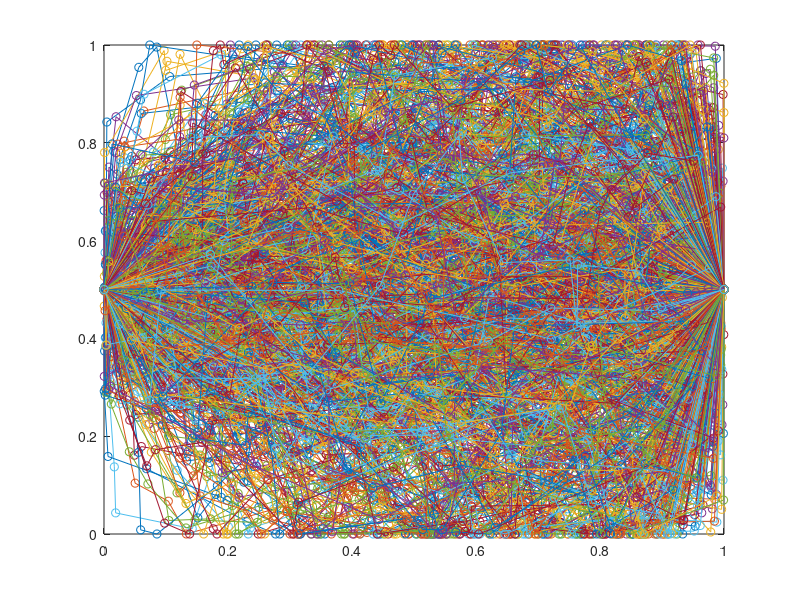

Write MATLAB code to recreate this figure.
%Modeling of AMR on network of paper fibers sputtered with permalloy
%Author: Meriem Akin
%Started: July 14th 2015
clear
%tic
%number of random samples
nrs=1;
sav=[];
for countcount=1:nrs
%generate pathes
population=1000;
all_magR=[];
%distribution
dist = 1;
%0 if it is uniform
%1 if it is normal
%2 if it is exponential
%3 if it is rayleigh
%standard deviation of normal distribution
devnor = 0.3; %>0.28 optimal
%mean of exponential distribution
meanexp = 1; %>0.36 optimal value
% scale parameter of rayleigh
scrgh = 0.43015; %0.43015 optimal value
%hold angle or length to uniform distribution
%and vary the other only with a different distribution
unif=1; %0 dont do anything,
%1 angle should be uniform, 2 length should be uniform
figure
for count=1:population
    %tic
    %Define geometry shape
    %1: square, 2: stripe.
    geometry = 1;
    %1:square
    %    a
    %--------
    %|      |
    %|      |a
    %|      |
    %--------
    %2:stripe
    %                a
    %------------------------------
    %|                            |
    %|                            |b
    %------------------------------
    %Define geometry dimensions
    a = 1; % a is square side length, stripe long side length
    b = 0.01*a; % b is the stripe small side length

    %Define bonding box
    startX=0.0;
    startY=0.0;
    endX=a;
    endY=a;
    if geometry == 2
        endY=b;
    end

    %Measurement path
    measStartX = startX;   
    measStartY= startY+0.5*a;
    if geometry == 2
        measStartY = startY + 0.5*b;
    end
    measEndX = a;
    measEndY = startY + 0.5*a;
    if geometry == 2
        measEndY = startY + 0.5*b;
    end

    %Electrical resistance
    %R = rho * L/A, where L is the length of the fiber, A cross sectional area
    %of the permalloy coating, rho is resistivity
    %Assume that rho/A = 1 (a constant) along the fibers, and R a function of length only.

    %Generate a path and calculate individual electrical resistance
    randdis = 0.3*a; %can be varied to study effect of fiber length
    randangle1 = pi;
    randangle2 = 0.5*pi;

    %store angles and magnetoresistances
    angles=[];
    magRpaper=[];
    magRsmooth=[];
    listR = [];
    listanglecorr = [];
    %generate random path per sample
    generated=0;
    %Loop over angle between current and magnetic field
    for angle=-pi:pi/12:pi
        R_mag_total = 0;
        R_mag_smooth = 0;
        listR_mag = [];
        if (generated == 0)
            x_temp = measStartX;
            y_temp = measStartY;
            listXY = [x_temp, y_temp];
            lastpoint = false;
            changeangle = 0; %0-case: -pi/2 to pi/2, 1-case:-pi/2 to 0; 2-case: 0 to pi/2
            while (abs(x_temp-measEndX)> 0.1*a)
                   factor1 = rand+(-0.5);%shifting since we want angles between (-pi/4,pi/4)
                   factor2 = rand;
                   if (dist == 1)
                       if(unif ~= 1)
                           factor1 = (devnor*randn+0.5);
                           while (factor1 < 0 || factor1 > 1)
                               factor1 = (devnor*randn+0.5);
                           end
                            factor1 = factor1+(-0.5);%shifting since we want angles between (-pi/4,pi/4)
                       end
                       if(unif ~= 2)
                           factor2 = (devnor*randn+0.5);
                           while (factor2 < 0 || factor2 > 1)
                               factor2 = (devnor*randn+0.5);
                           end
                       end
                   elseif (dist == 2)
                       interval1 = rand;
                       interval2 = rand;
                       if (interval1 <= 0.5)
                           if(unif ~= 1)
                               factor1 = exprnd(meanexp)+0.5;
                               while (factor1 < 0.5 || factor1 > 1)
                                  factor1 = exprnd(meanexp)+0.5;
                               end
                               factor1 = factor1+(-0.5);%shifting since we want angles between (-pi/4,pi/4)
                           end
                       else
                           if(unif ~= 1)
                               factor1 = -1.*exprnd(meanexp)+0.5;
                               while (factor1 < 0 || factor1 > 0.5)
                                  factor1 = -1.*exprnd(meanexp)+0.5;
                               end
                               factor1 = factor1+(-0.5);%shifting since we want angles between (-pi/4,pi/4)
                           end
                       end
                       if (interval2 <= 0.5)
                           if(unif ~= 2)
                               factor2 = exprnd(meanexp)+0.5;
                               while (factor2 < 0.5 || factor2 > 1)
                                  factor2 = exprnd(meanexp)+0.5;
                               end
                           end
                       else
                           if(unif ~= 2)
                               factor2 = -1.*exprnd(meanexp)+0.5;
                               while (factor2 < 0 || factor2 > 0.5)
                                  factor2 = -1.*exprnd(meanexp)+0.5;
                               end
                           end
                       end
                   elseif (dist == 3)
                       if(unif ~= 1)
                               factor1 = raylrnd(scrgh);
                               while (factor1 < 0 || factor1 > 1)
                                  factor1 = raylrnd(scrgh);
                               end
                               factor1 = factor1+(-0.5);%shifting since we want angles between (-pi/4,pi/4)
                       end
                       if(unif ~= 2)
                               factor2 = raylrnd(scrgh);
                               while (factor2 < 0 || factor2 > 1)
                                  factor2 = raylrnd(scrgh);
                               end
                       end
                   end
                   x_temp = listXY(end,1)+cos(factor1*randangle1)*factor2*randdis;
                   y_temp = listXY(end,2)+sin(factor1*randangle1)*factor2*randdis;
                   rhopar_temp = factor2*randdis + 0.02*(factor2*randdis);
                   rhoper_temp = factor2*randdis - 0.02*(factor2*randdis);
                   rho_temp = factor2*randdis;
                   if(changeangle == 1)
                      factor1 = (0.5)*rand+(-0.5);
                      if ((dist == 1) && (unif ~= 1))
                           factor1 = (devnor*randn+0.5);
                           while (factor1 < 0 || factor1 > 1)
                               factor1 = (devnor*randn+0.5);
                           end
                           factor1 = 0.5*factor1+(-0.5);
                      elseif ((dist == 2) && (unif ~= 1))
                           interval = rand;
                           if (interval <= 0.5)
                               factor1 = exprnd(meanexp)+0.5;
                               while (factor1 < 0.5 || factor1 > 1)
                                  factor1 = exprnd(meanexp)+0.5;
                               end
                               factor1 = 0.5*factor1+(-0.5);
                           else
                               factor1 = -1.*exprnd(meanexp)+0.5;
                               while (factor1 < 0 || factor1 > 0.5)
                                  factor1 = -1.*exprnd(meanexp)+0.5;
                               end
                               factor1 = 0.5*factor1+(-0.5);
                           end
                      elseif ((dist == 3) && (unif ~= 1))
                          factor1 = raylrnd(scrgh);
                           while (factor1 < 0 || factor1 > 1)
                               factor1 = raylrnd(scrgh);
                           end
                           factor1 = 0.5*factor1+(-0.5);
                      end
                      x_temp = listXY(end,1)+cos(factor1*randangle1)*factor2*randdis;
                      y_temp = listXY(end,2)+sin(factor1*randangle1)*factor2*randdis;
                      changeangle = 0;
                   elseif (changeangle == 2)
                      factor1 = 0.5*rand;   
                      if ((dist == 1) && (unif ~= 1))
                           factor1 = (devnor*randn+0.5);
                           while (factor1 < 0 || factor1 > 1)
                               factor1 = (devnor*randn+0.5);
                           end
                           factor1 = 0.5*factor1;
                      elseif ((dist == 2) && (unif ~= 1))
                           interval = rand;
                           if (interval <= 0.5)
                               factor1 = exprnd(meanexp)+0.5;
                               while (factor1 < 0.5 || factor1 > 1)
                                  factor1 = exprnd(meanexp)+0.5;
                               end
                               factor1 = 0.5*factor1;
                           else
                               factor1 = -1.*exprnd(meanexp)+0.5;
                               while (factor1 < 0 || factor1 > 0.5)
                                  factor1 = -1.*exprnd(meanexp)+0.5;
                               end
                               factor1 = 0.5*factor1;
                           end
                      elseif ((dist == 3) && (unif ~= 1))
                           factor1 = raylrnd(scrgh);
                           while (factor1 < 0 || factor1 > 1)
                               factor1 = raylrnd(scrgh);
                           end
                           factor1 = 0.5*factor1;
                      end
                      x_temp = listXY(end,1)+cos(factor1*randangle1)*factor2*randdis;
                      y_temp = listXY(end,2)+sin(factor1*randangle1)*factor2*randdis;
                      changeangle = 0;
                   end
                   if((x_temp < endX) && (x_temp > startX) && (y_temp> startY) && (y_temp < endY))
                       listXY = [listXY; [x_temp, y_temp]];
                   elseif (x_temp > endX)
                       x_temp = measEndX;
                       y_temp = measEndY;
                       listXY = [listXY; [x_temp, y_temp]];
                       lastpoint = true;
                   elseif (y_temp > endY)
                       %find the intersection with the (y=endY)-line
                       slope = (y_temp-listXY(end,2))/(x_temp-listXY(end,1));
                       offset = y_temp - slope*x_temp;
                       x_temp = (endY-offset)/slope;    
                       y_temp = endY;
                       %recalculate distance
                       dis=sqrt((x_temp-listXY(end,1))*(x_temp-listXY(end,1))+(y_temp-listXY(end,2))*(y_temp-listXY(end,2)));
                       rhopar_temp = dis + 0.02*dis;
                       rhoper_temp = dis - 0.02*dis;
                       rho_temp = dis;
                       listXY = [listXY; [x_temp, y_temp]];
                       changeangle = 1;
                   elseif (y_temp < startY)
                       %find the intersection with the (y=startY)-line
                       slope = (y_temp-listXY(end,2))/(x_temp-listXY(end,1));
                       offset = y_temp - slope*x_temp;
                       x_temp = (startY-offset)/slope;
                       y_temp = startY;
                       %recalculate distance
                       dis=sqrt((x_temp-listXY(end,1))*(x_temp-listXY(end,1))+(y_temp-listXY(end,2))*(y_temp-listXY(end,2)));
                       rhopar_temp = dis + 0.02*dis;
                       rhoper_temp = dis - 0.02*dis;
                       rho_temp = dis;
                       listXY = [listXY; [x_temp, y_temp]];
                       changeangle = 2;
                   end
                   %calculate angle
                   angle_corr = atan(abs(listXY(end,2)-listXY(end-1,2))/abs(listXY(end,1)-listXY(end-1,1)));
                   angle_corr = angle-angle_corr;
                   R_temp = rhoper_temp + (rhopar_temp - rhoper_temp)*cos(angle_corr)*cos(angle_corr);
                   listR_mag = [listR_mag; R_temp];
                   listanglecorr = [listanglecorr; angle_corr];
                   listR = [listR; rho_temp];
            end
            generated = 1;
            %connect last point to measurement end point
            if (lastpoint == false)
                  dis=sqrt((measEndX-listXY(end,1))*(measEndX-listXY(end,1))+(measEndY-listXY(end,2))*(measEndY-listXY(end,2)));
                  rhopar_temp = dis + 0.02*dis;
                  rhoper_temp = dis - 0.02*dis;
                  rho_temp = dis;
                  listXY = [listXY; [measEndX, measEndY]];
                  angle_corr = atan(abs(listXY(end,2)-listXY(end-1,2))/abs(listXY(end,1)-listXY(end-1,1)));
                  angle_corr2 = angle-angle_corr; 
                  R_temp = rhoper_temp + (rhopar_temp - rhoper_temp)*cos(angle_corr2)*cos(angle_corr2);
                  listR_mag = [listR_mag; R_temp];
                  listR = [listR; rho_temp];
                  listanglecorr = [listanglecorr; angle_corr];
            end
        elseif (generated == 1)
            for m=1:length(listR)
                dis = listR(m);
                rhopar_temp = dis + 0.02*dis;
                rhoper_temp = dis - 0.02*dis;
                angle_corr = angle-listanglecorr(m);
                R_temp = rhoper_temp + (rhopar_temp - rhoper_temp)*cos(angle_corr)*cos(angle_corr);
                listR_mag = [listR_mag; R_temp];
            end
        end
        %Calculate total electrical resistance
        R_mag_total = sum(listR_mag);
        R_mag_smooth = ((a-0.02*a) + ((a+0.02*a) - (a-0.02*a))*cos(angle)*cos(angle));
        angles = [angles;angle];
        magRpaper = [magRpaper;(R_mag_total)];
        magRsmooth = [magRsmooth;(R_mag_smooth)];
    end
    %plotyy(angles, magRpaper, angles, magRsmooth)
    %Plot path
    %figure
    plot(listXY(:,1),listXY(:,2),'o-')
    hold on
    %toc
    all_magR=[all_magR,magRpaper];
    if (count==population)
        %find the maximum
        all_magRmax = max(all_magR,[],2);
        %find the minimum
        all_magRmin = min(all_magR,[],2);
        %caluclate the parallel resistance of all pathes
        all_magR_temp = 1./all_magR;
        totpar=sum(all_magR_temp,2);
        totpar=1./totpar;
        %calculate the average
        all_magR = mean(all_magR,2);
        %calculate the errors
        all_magRmax = all_magRmax - all_magR;
        all_magRmin = all_magR - all_magRmin;
        %add the reference solution
        all_magR = [all_magR,angles,magRsmooth,all_magRmax,all_magRmin,totpar];
    end  
end

dRRpaper = (max(all_magR(:,1))-min(all_magR(:,1)))/min(all_magR(:,1));
sav=[sav;dRRpaper];
dRRglass = (max(all_magR(:,3))-min(all_magR(:,3)))/min(all_magR(:,3));

%figure
%[ax h1 h2] = plotyy(all_magR(:,2),all_magR(:,3),all_magR(:,2),all_magR(:,1))
%set(h1,'LineStyle','--','Color','b','Marker','o') 
%set(h2,'LineStyle','--','Color','r','Marker','*') 
%xlabel('angles [rad]')
%axes(ax(1));ylabel('smooth');
%axes(ax(2));ylabel('paper');

%figure
%[ax h1 h2] = plotyy(all_magR(:,2),all_magR(:,3),all_magR(:,2),all_magR(:,6))
%set(h1,'LineStyle','--','Color','b','Marker','o') 
%set(h2,'LineStyle','--','Color','r','Marker','*') 
%xlabel('angles [rad]')
%axes(ax(1));ylabel('smooth');
%axes(ax(2));ylabel('paper');
 
%plot(all_magR(:,2),all_magR(:,1));
%errorbar(all_magR(:,2), all_magR(:,1), all_magR(:,4), all_magR(:,5));
%xlabel('angles [rad]');
%ylabel('R paper');

%toc
end
